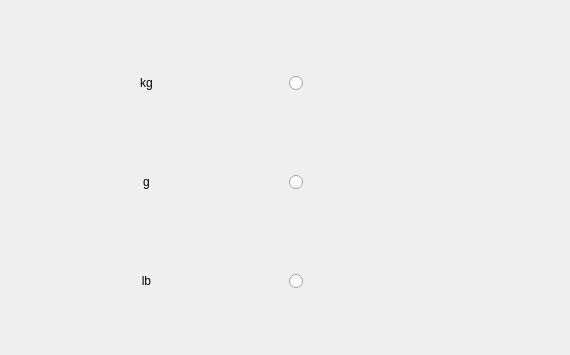
     <widget class="QWidget" name="page_26">
      <widget class="QWidget" name="layoutWidget">
       <property name="geometry">
        <rect>
         <x>10</x>
         <y>20</y>
         <width>551</width>
         <height>326</height>
        </rect>
       </property>
       <layout class="QGridLayout" name="gridLayout">
        <item row="0" column="0">
         <widget class="QLabel" name="label_39">
          <property name="minimumSize">
           <size>
            <width>0</width>
            <height>40</height>
           </size>
          </property>
          <property name="styleSheet">
           <string notr="true">font: 18pt &quot;Sans Serif&quot;;</string>
          </property>
          <property name="text">
           <string>kg</string>
          </property>
          <property name="alignment">
           <set>Qt::AlignCenter</set>
          </property>
         </widget>
        </item>
        <item row="0" column="1">
         <widget class="QRadioButton" name="radioButton_12">
          <property name="minimumSize">
           <size>
            <width>0</width>
            <height>60</height>
           </size>
          </property>
          <property name="styleSheet">
           <string notr="true">QRadioButton{
   font: 14pt &quot;黑体&quot;;
   spacing: 10 
}  

QRadioButton::indicator { 
   width: 25px;
   height: 25px;
   image: url(:/A31/A31/logo/Radio.png);
}

QRadioButton::indicator:checked { 
image: url(:/A31/A31/logo/Radio_check.png);s
}</string>
          </property>
          <property name="text">
           <string/>
          </property>
         </widget>
        </item>
        <item row="1" column="0">
         <widget class="QLabel" name="label_40">
          <property name="styleSheet">
           <string notr="true">font: 18pt &quot;Sans Serif&quot;;</string>
          </property>
          <property name="text">
           <string>g</string>
          </property>
          <property name="alignment">
           <set>Qt::AlignCenter</set>
          </property>
         </widget>
        </item>
        <item row="1" column="1">
         <widget class="QRadioButton" name="radioButton_11">
          <property name="minimumSize">
           <size>
            <width>0</width>
            <height>60</height>
           </size>
          </property>
          <property name="styleSheet">
           <string notr="true">QRadioButton{
   font: 14pt &quot;黑体&quot;;
   spacing: 10 
}  

QRadioButton::indicator { 
   width: 25px;
   height: 25px;
   image: url(:/A31/A31/logo/Radio.png);
}

QRadioButton::indicator:checked { 
image: url(:/A31/A31/logo/Radio_check.png);s
}</string>
          </property>
          <property name="text">
           <string/>
          </property>
         </widget>
        </item>
        <item row="2" column="0">
         <widget class="QLabel" name="label_41">
          <property name="styleSheet">
           <string notr="true">font: 18pt &quot;Sans Serif&quot;;</string>
          </property>
          <property name="text">
           <string>lb</string>
          </property>
          <property name="alignment">
           <set>Qt::AlignCenter</set>
          </property>
         </widget>
        </item>
        <item row="2" column="1">
         <widget class="QRadioButton" name="radioButton_13">
          <property name="minimumSize">
           <size>
            <width>0</width>
            <height>60</height>
           </size>
          </property>
          <property name="styleSheet">
           <string notr="true">QRadioButton{
   font: 14pt &quot;黑体&quot;;
   spacing: 10 
}  

QRadioButton::indicator { 
   width: 25px;
   height: 25px;
   image: url(:/A31/A31/logo/Radio.png);
}

QRadioButton::indicator:checked { 
image: url(:/A31/A31/logo/Radio_check.png);
}</string>
          </property>
          <property name="text">
           <string/>
          </property>
         </widget>
        </item>
       </layout>
      </widget>
     </widget>
